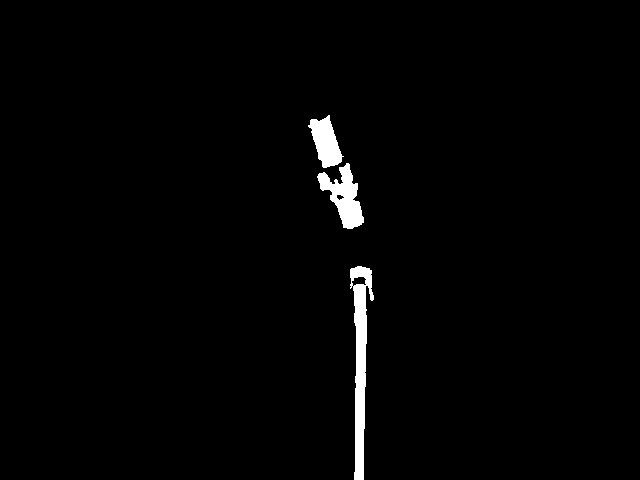
#> input picture Magbot Simulation/CV/gripper.JPG, 640 x 480 px, found by its file name
$ python angle_detection.py
#> lines starting #> are read from the running program, lines starting #| are printed output that depends on the picture
import cv2
import numpy as np

# Load the source image
source_image_path = '/mnt/newstorage/summer_project/Magbot Simulation/CV/gripper.jpg'
img = cv2.imread(source_image_path)
#> img is the input picture: shape (480, 640, 3); min 0, max 255, mean 4.1
gray = cv2.cvtColor(img, cv2.COLOR_BGR2GRAY)

# Load the template images
template1_path = '/mnt/newstorage/summer_project/Magbot Simulation/CV/joint1.jpg'
template2_path = '/mnt/newstorage/summer_project/Magbot Simulation/CV/base.jpg'
template1 = cv2.imread(template1_path, 0)
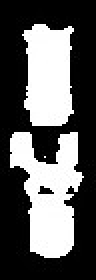
#> input picture Magbot Simulation/CV/joint1.JPG, 48 x 140 px, found by its file name (shown 2 times larger)
#> template1 is the input picture: shape (140, 48); min 0, max 255, mean 92.5
template2 = cv2.imread(template2_path, 0)
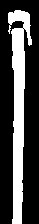
#> input picture Magbot Simulation/CV/base.JPG, 39 x 224 px, found by its file name
#> template2 is the input picture: shape (224, 39); min 0, max 255, mean 70.9

# Perform template matching for the first template (link 1)
result1 = cv2.matchTemplate(gray, template1, cv2.TM_CCOEFF_NORMED)
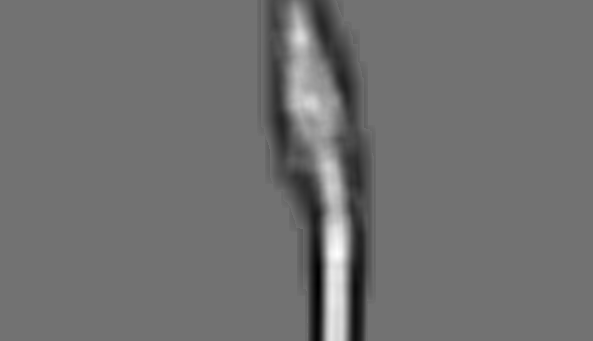
#> result1: shape (341, 593) float32; min -0.373, max 0.459, mean -0.0044; drawn with min black and max white
threshold = 0.8  # Lower the threshold to detect more matches
loc1 = np.where(result1 >= threshold)
#> loc1 = (empty array, empty array)
centers1 = [(pt[0] + template1.shape[1] // 2, pt[1] + template1.shape[0] // 2) for pt in zip(*loc1[::-1])]
#> centers1 = []
print(f"Detected centers for link 1: {centers1}")
#| Detected centers for link 1: []

# Perform template matching for the second template (link 2)
result2 = cv2.matchTemplate(gray, template2, cv2.TM_CCOEFF_NORMED)
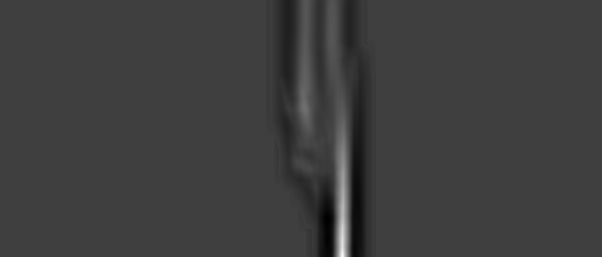
#> result2: shape (257, 602) float32; min -0.324, max 0.976, mean -0.00345; drawn with min black and max white
loc2 = np.where(result2 >= threshold)
#> loc2 = 29 positions, rows 238 to 256, columns 341 to 343
centers2 = [(pt[0] + template2.shape[1] // 2, pt[1] + template2.shape[0] // 2) for pt in zip(*loc2[::-1])]
#> centers2 = 29 pairs, first value 360 to 362, second value 350 to 368
print(f"Detected centers for link 2: {centers2}")
#> (printed output is left out)

# Ensure that we have at least one center for each link
if len(centers1) >= 2 and len(centers2) > 0:
    pt2 = centers2[0]  # Use the first detected center for link 2

    # Draw the centers
    for center in centers1:
        cv2.circle(img, center, 5, (0, 255, 0), -1)  # Draw the center point for link 1
    cv2.circle(img, pt2, 5, (255, 0, 0), -1)  # Draw the center point for link 2

    # Fit a line to the centers of link 1
    def fit_line(points):
        x_coords = [point[0] for point in points]
        y_coords = [point[1] for point in points]
        return np.polyfit(x_coords, y_coords, 1)

    line1 = fit_line(centers1)  # Fit a line using all points of link 1

    # Draw the fitted line for link 1
    x_coords = [point[0] for point in centers1]
    x0, y0 = int(min(x_coords)), int(line1[1] + line1[0] * min(x_coords))
    x1, y1 = int(max(x_coords)), int(line1[1] + line1[0] * max(x_coords))
    cv2.line(img, (x0, y0), (x1, y1), (0, 255, 0), 2)

    # Draw a line from the detected center of link 2 to one of the points on link 1
    pt1 = centers1[0]  # Use the first center of link 1 for drawing the line
    cv2.line(img, pt1, pt2, (255, 0, 0), 2)

    # Calculate the angle between the two lines
    angle1 = np.arctan(line1[0])
    angle2 = np.arctan2(pt2[1] - pt1[1], pt2[0] - pt1[0])
    angle_between_links = np.degrees(abs(angle1 - angle2))
    if angle_between_links > 90:
        angle_between_links = 180 - angle_between_links

    print(f'Angle between the two links: {angle_between_links:.2f} degrees')

    # Print the angle on the image
    cv2.putText(img, f'Angle: {angle_between_links:.2f} degrees', (50, 50),
                cv2.FONT_HERSHEY_SIMPLEX, 1, (255, 255, 255), 2, cv2.LINE_AA)
else:
    print("Could not detect enough points to fit lines and calculate the angle.")

# Save and display the processed image
cv2.imwrite('gripper_with_angle.jpg', img)

# Resize the image to fit the screen
screen_res = 1920, 1080  # Example screen resolution
scale_width = screen_res[0] / img.shape[1]
#> scale_width = 3
scale_height = screen_res[1] / img.shape[0]
#> scale_height = 2.25
scale = min(scale_width, scale_height)
#> scale = 2.25
window_width = int(img.shape[1] * scale)
#> window_width = 1440
window_height = int(img.shape[0] * scale)
#> window_height = 1080

# Resize the window
cv2.namedWindow('Gripper Angle', cv2.WINDOW_NORMAL)
cv2.resizeWindow('Gripper Angle', window_width, window_height)

# Show the resized image
cv2.imshow('Gripper Angle', img)
cv2.waitKey(0)
cv2.destroyAllWindows()
